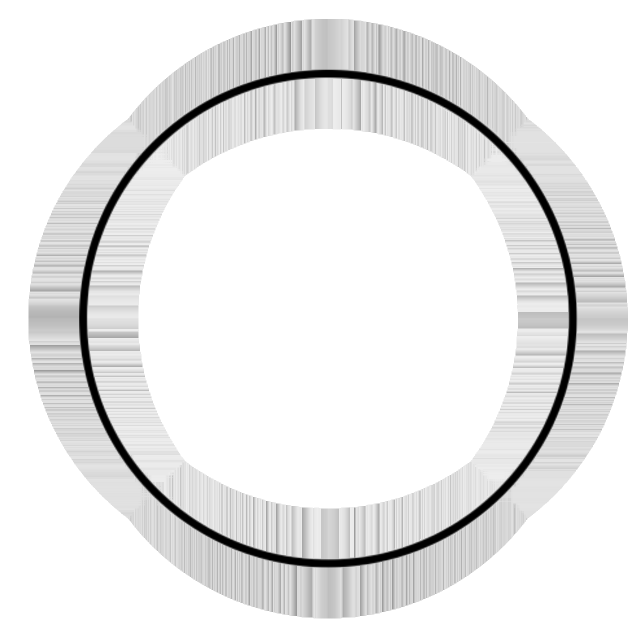
#> input picture image_processing/use_image/circle_hq.png, 1280 x 1280 px, found by its file name (shown at 1/2 size)
$ python detect_shape.py
#> lines starting #> are read from the running program, lines starting #| are printed output that depends on the picture; after the words box and inside, x2 and y2 are one past the last pixel; in counts of white or black regions, pixels touching at a corner belong together
import cv2
from pathlib import Path

try:
    from constants import SAVE_IMAGES_PATH, IMAGES_FOLDER_PATH
except ImportError:
    import sys
    sys.path.append(str(Path(__file__).resolve().parents[3]))
    from constants import SAVE_IMAGES_PATH, IMAGES_FOLDER_PATH

image_path = f"{IMAGES_FOLDER_PATH}circle_hq.png"
image = cv2.imread(image_path)
#> image is the input picture: shape (1280, 1280, 3); min 0, max 255, mean 234.1
gray = cv2.cvtColor(image, cv2.COLOR_BGR2GRAY)
_, thresholded = cv2.threshold(gray, 240, 255, cv2.THRESH_BINARY)
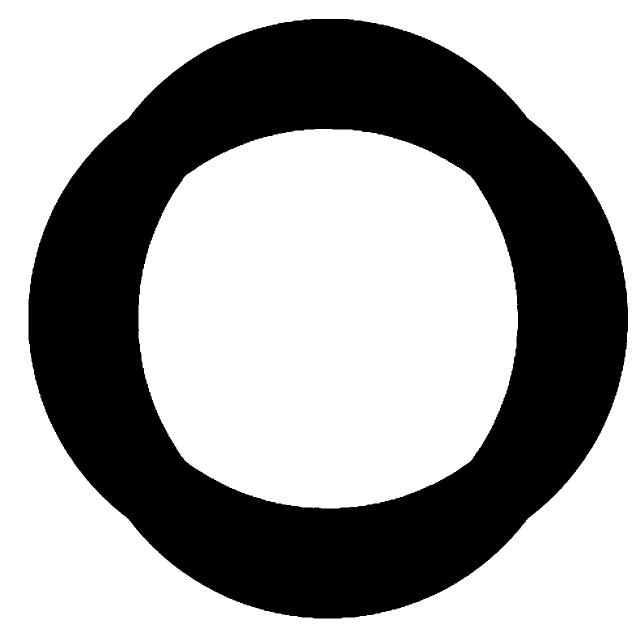
#> thresholded: shape (1280, 1280) (shown at 1/2 size); 62.5% white; 1 black region
contours, _ = cv2.findContours(thresholded, cv2.RETR_TREE, cv2.CHAIN_APPROX_SIMPLE)
#> contours = 3 contours; box (x1, y1, x2, y2) and area: (0, 0, 1280, 1280) 1635841, (56, 37, 1257, 1238) 1088262, (277, 258, 1036, 1017) 471086
cv2.drawContours(image, contours, -1, (0, 255, 0), 3)
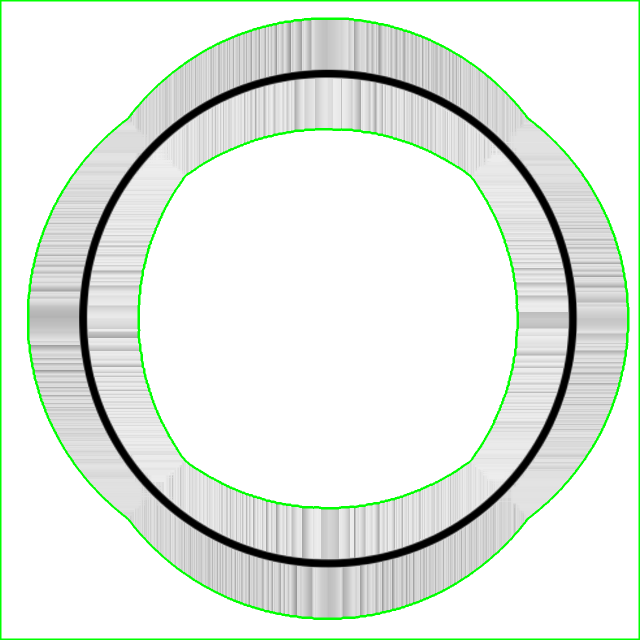
#> image: shape (1280, 1280, 3) (shown at 1/2 size); 2.66% of pixels changed, all inside (x1, y1, x2, y2) = (0, 0, 1280, 1280)
for contour in contours:
    approx = cv2.approxPolyDP(contour, 0.01 * cv2.arcLength(contour, True), True)
    x = approx.ravel()[0]
    y = approx.ravel()[1] - 10
    if len(approx) == 3:
        cv2.putText(image, "Triangle", (x, y), cv2.FONT_HERSHEY_SIMPLEX, 0.5, (0, 0, 0))
    elif len(approx) == 4:
        cv2.putText(image, "Quadrilateral", (x, y), cv2.FONT_HERSHEY_SIMPLEX, 0.5, (0, 0, 0))
    elif len(approx) == 5:
        cv2.putText(image, "Pentagon", (x, y), cv2.FONT_HERSHEY_SIMPLEX, 0.5, (0, 0, 0))
    elif len(approx) == 6:
        cv2.putText(image, "Hexagon", (x, y), cv2.FONT_HERSHEY_SIMPLEX, 0.5, (0, 0, 0))
    else:
        cv2.putText(image, "Circle", (x, y), cv2.FONT_HERSHEY_SIMPLEX, 0.5, (0, 0, 0))
#> this loop made 3 passes
#> (x, y) on passes 2 to 3: (622, 27), (589, 251)
#> (approx, x, y) on pass 1: ([[0, 0], [0, 1279], [1279, 1279], [1279, 0]], 0, -10)
#> image: shape (1280, 1280, 3); 0.01% of pixels changed, all inside (x1, y1, x2, y2) = (591, 16, 665, 252)

cv2.imwrite(f"{SAVE_IMAGES_PATH}/detected_shapes.png", image)
cv2.imshow("Detected Shapes", image)
cv2.waitKey(0)
cv2.destroyAllWindows()

$ run again, on image_processing/use_image/pentagon_hq.jpg
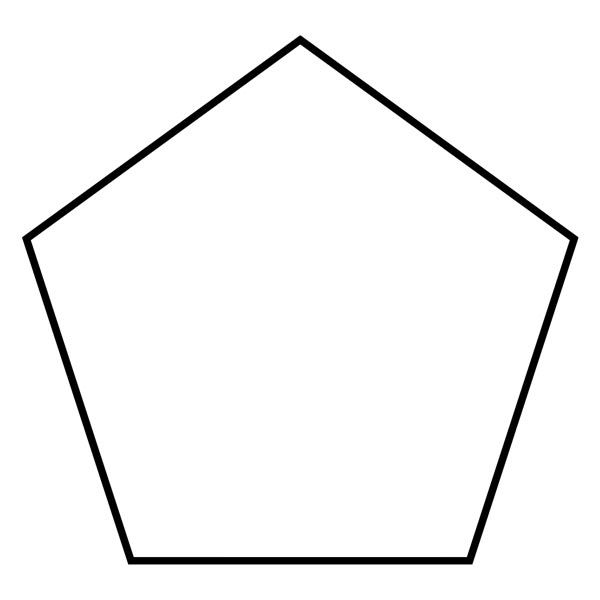
#> input picture image_processing/use_image/pentagon_hq.jpg, 600 x 600 px, given in place of circle_hq.png, which was not available
#> image is the input picture: shape (600, 600, 3); min 0, max 255, mean 246
#> `_, thresholded = cv2.threshold(gray, 240, 255, cv2.THRESH_BINARY)`:
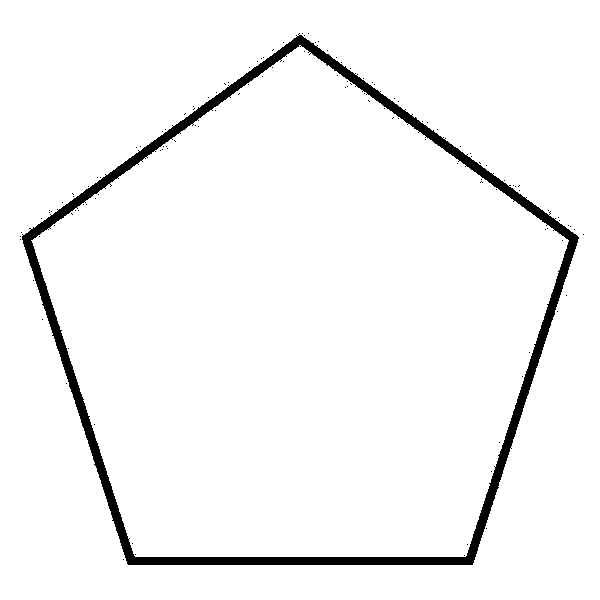
#> thresholded: shape (600, 600); 95.9% white; 124 black regions (123 under 20 px)
#> contours = 211 contours, 208 with area under 20; largest, box (x1, y1, x2, y2) and area: (0, 0, 600, 600) 358801, (21, 34, 580, 566) 205350, (31, 45, 569, 557) 189342
#> the loop `for contour in contours:` made 211 passes
#> (approx, x, y) on passes 1 to 3: ([[0, 0], [0, 599], [599, 599], [599, 0]], 0, -10), ([[122, 559], [123, 558], [124, 559], [123, 560]], 122, 549), ([[485, 528], [486, 527], [487, 528], [486, 529]], 485, 518)
#> after the loop `for contour in contours:`:
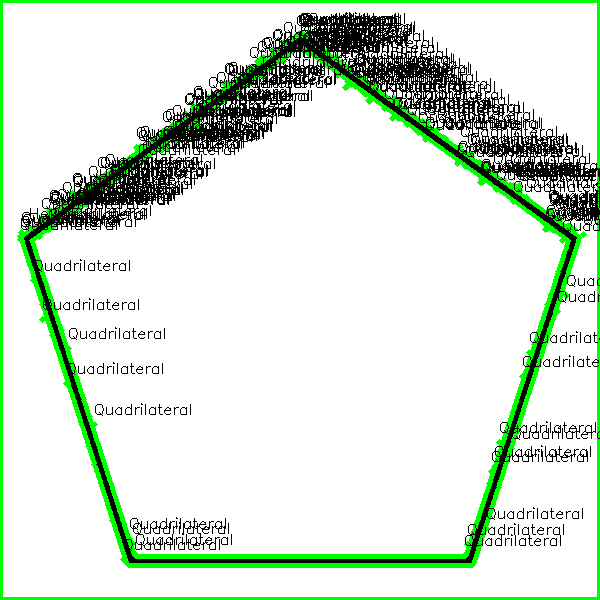
#> image: shape (600, 600, 3); mean B, G, R 212.8, 227.7, 212.8
